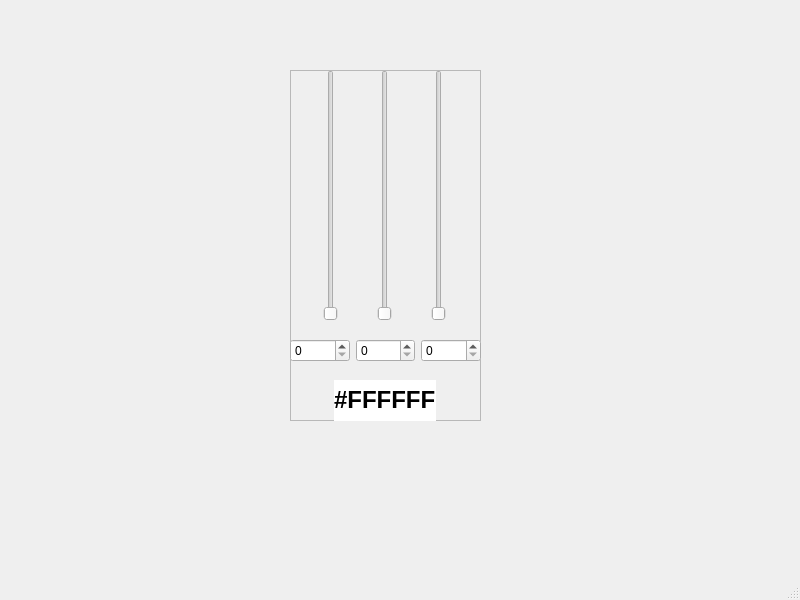
<?xml version="1.0" encoding="UTF-8"?>
<ui version="4.0">
 <class>MyMainWindow</class>
 <widget class="QMainWindow" name="MyMainWindow">
  <property name="geometry">
   <rect>
    <x>0</x>
    <y>0</y>
    <width>800</width>
    <height>600</height>
   </rect>
  </property>
  <property name="windowTitle">
   <string>MyMainWindow</string>
  </property>
  <widget class="QWidget" name="centralwidget">
   <widget class="QFrame" name="frame">
    <property name="geometry">
     <rect>
      <x>290</x>
      <y>70</y>
      <width>191</width>
      <height>351</height>
     </rect>
    </property>
    <property name="frameShape">
     <enum>QFrame::Shape::StyledPanel</enum>
    </property>
    <property name="frameShadow">
     <enum>QFrame::Shadow::Raised</enum>
    </property>
    <widget class="QWidget" name="horizontalLayoutWidget_2">
     <property name="geometry">
      <rect>
       <x>0</x>
       <y>250</y>
       <width>191</width>
       <height>61</height>
      </rect>
     </property>
     <layout class="QHBoxLayout" name="horizontalLayout_2">
      <item>
       <widget class="QSpinBox" name="spinBox_B">
        <property name="maximum">
         <number>255</number>
        </property>
       </widget>
      </item>
      <item>
       <widget class="QSpinBox" name="spinBox_R">
        <property name="maximum">
         <number>255</number>
        </property>
       </widget>
      </item>
      <item>
       <widget class="QSpinBox" name="spinBox_G">
        <property name="maximum">
         <number>255</number>
        </property>
       </widget>
      </item>
     </layout>
    </widget>
    <widget class="QWidget" name="horizontalLayoutWidget_3">
     <property name="geometry">
      <rect>
       <x>0</x>
       <y>0</y>
       <width>191</width>
       <height>251</height>
      </rect>
     </property>
     <layout class="QHBoxLayout" name="horizontalLayout_3">
      <item>
       <widget class="QSlider" name="verticalSlider_2">
        <property name="styleSheet">
         <string notr="true">Qslider::handle:vertical {
background:  qlineargradient(x1:0,  y1:0,  x2:1,  y2:1,  stop:0 white, stop:1 red);
border:   1px solid  #777  solid;
width: 18px;
margin:  -4px 0;
border-radius:  9px;
}

Qslider::groove: vertical {
background:  #a00;
width: 
border-radius:  9px;
}</string>
        </property>
        <property name="orientation">
         <enum>Qt::Orientation::Vertical</enum>
        </property>
       </widget>
      </item>
      <item>
       <widget class="QSlider" name="verticalSlider_3">
        <property name="orientation">
         <enum>Qt::Orientation::Vertical</enum>
        </property>
       </widget>
      </item>
      <item>
       <widget class="QSlider" name="verticalSlider">
        <property name="orientation">
         <enum>Qt::Orientation::Vertical</enum>
        </property>
       </widget>
      </item>
     </layout>
    </widget>
    <widget class="QWidget" name="verticalLayoutWidget">
     <property name="geometry">
      <rect>
       <x>0</x>
       <y>310</y>
       <width>191</width>
       <height>41</height>
      </rect>
     </property>
     <layout class="QVBoxLayout" name="verticalLayout">
      <item alignment="Qt::AlignmentFlag::AlignHCenter">
       <widget class="QLabel" name="label">
        <property name="styleSheet">
         <string notr="true">Background: white;
border:   2px  suken gray</string>
        </property>
        <property name="text">
         <string>&lt;html&gt;&lt;head/&gt;&lt;body&gt;&lt;p&gt;&lt;span style=&quot; font-size:18pt; font-weight:700;&quot;&gt;#FFFFFF&lt;/span&gt;&lt;/p&gt;&lt;/body&gt;&lt;/html&gt;</string>
        </property>
       </widget>
      </item>
     </layout>
    </widget>
   </widget>
  </widget>
  <widget class="QMenuBar" name="menubar">
   <property name="geometry">
    <rect>
     <x>0</x>
     <y>0</y>
     <width>800</width>
     <height>21</height>
    </rect>
   </property>
  </widget>
  <widget class="QStatusBar" name="statusbar"/>
 </widget>
 <resources/>
 <connections/>
</ui>
